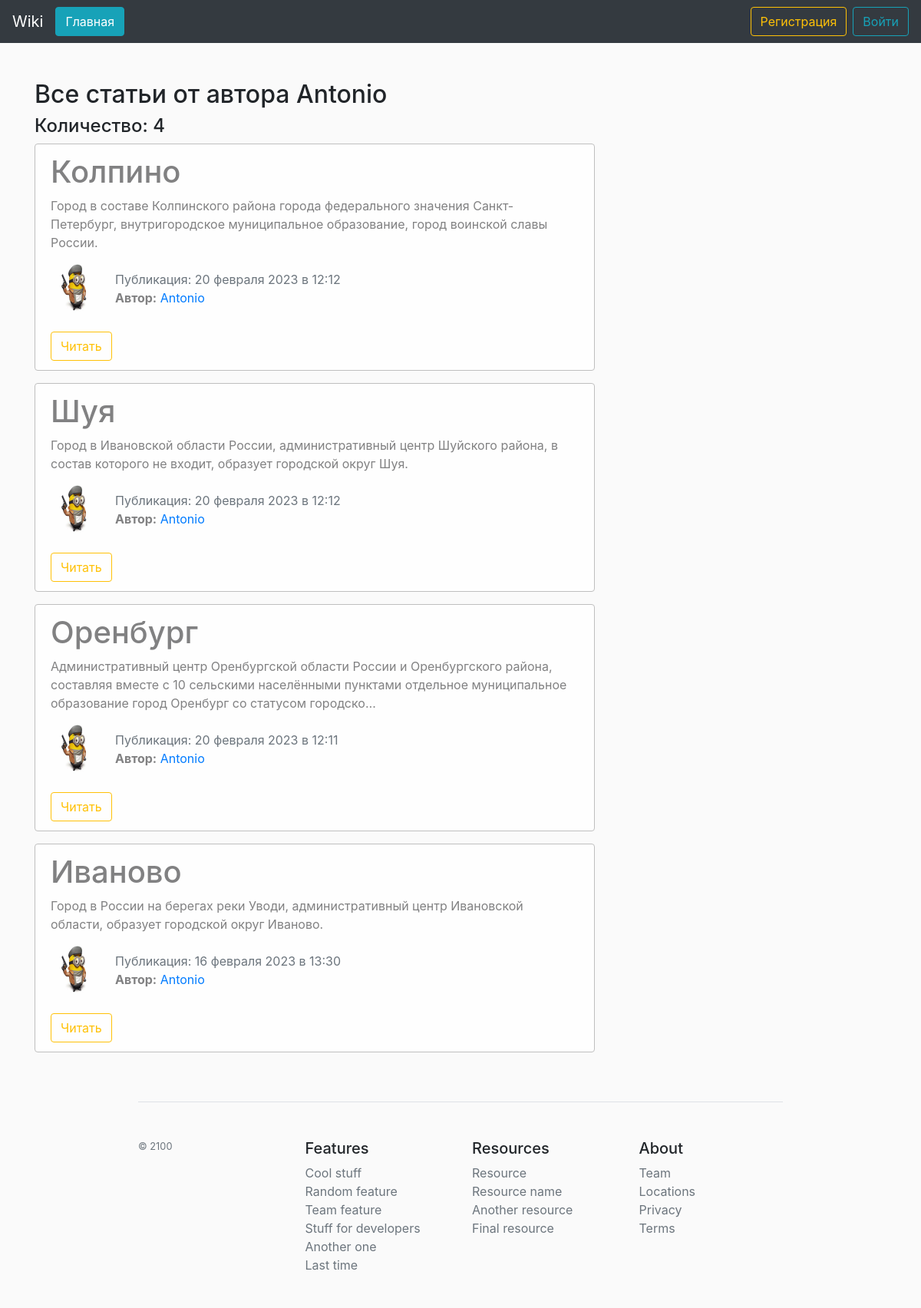
The page /user/Antonio on the database its author committed.
### blog/models.py (models this page shows, shortened)
class News(models.Model):
    title = models.CharField('Название статьи', max_length=100, unique=True)
    text = models.TextField('Основной текст статьи')
    date = models.DateTimeField('Дата', default=timezone.now)
    avtor = models.ForeignKey(User, verbose_name='Автор', on_delete=models.CASCADE)
    views = models.IntegerField('Просмотры', default=1)
    class Meta:
        verbose_name = 'Новость'
        verbose_name_plural = 'Новости'

### users/models.py (models this page shows, shortened)
class Profile(models.Model):
    user = models.OneToOneField(User, on_delete=models.CASCADE)
    img = models.ImageField('Фото пользователя', default='default.png', upload_to='user_images')
    class Meta:
        verbose_name = 'Профайл'
        verbose_name_plural = 'Профайлы'

### blog/views.py (the view)
# urls.py: path('user/<str:username>', views.UserAllNewsView.as_view(), name='user-news'),
class UserAllNewsView(ListView):
    model = News
    template_name = 'blog/user_news.html'
    context_object_name = 'news'
    paginate_by = 5
    def get_queryset(self):
        user = get_object_or_404(User, username=self.kwargs.get('username'))
        return News.objects.filter(avtor=user).order_by('-date')
    def get_context_data(self, **kwards):
        ctx = super(UserAllNewsView, self).get_context_data(**kwards)
        ctx['title'] = f"Статьи от пользователя {self.kwargs.get('username')}"
        return ctx

### blog/templates/blog/user_news.html (shortened to what this page needs)
{% extends 'blog/base.html' %}
{% block content %}
  <h2>Все статьи от автора {{ view.kwargs.username }}</h2>
  <h4>Количество: {{ page_obj.paginator.count }}</h4>
  {% for post in news %}
    <div class="alert alert-light">
      <h1>{{ post.title }}</h1>
      <p>{{ post.text|striptags|truncatechars:200 }}</p>
      <div class="row">
        <div>
          <img src="{{ post.avtor.profile.img.url }}" alt="{{ post.avtor }}" class="user_images">
        </div>
        <div class="mt-2">
          <span class="text-muted">Публикация: {{ post.date|date:"j E Y в H:i" }}</span>
          <p><b>Автор:</b> <a href="{% url 'user-news' post.avtor %}">{{ post.avtor }}</a></p>
        </div>
      </div>
      <a href="{% url 'news-detail' post.id %}" class="btn btn-outline-warning mt-3">Читать</a>
    </div>
  {% endfor %}
{% endblock %}

### blog/static/blog/main.css (style rules this page uses)
body { background: #fafafa; }
.alert-light { border-color: #bfbfbf; }
.user_images { width: 64px; height: 64px; border-radius: 50%; margin-right: 15px; margin-left: 20px; }

### rows shown on the page
News: title "Колпино", text "Город в составе Колпинского района города федерального значения Санкт-Петербург, внутригородское муниципальное образование, город воинской славы России.", avtor.profile.img (picture), date "20 февраля 2023 в 12:12", avtor "Antonio"
News: title "Шуя", text "Город в Ивановской области России, административный центр Шуйского района, в состав которого не входит, образует городской округ Шуя.", avtor.profile.img (picture), date "20 февраля 2023 в 12:12", avtor "Antonio"
News: title "Оренбург", text "Административный центр Оренбургской области России и Оренбургского района, составляя вместе с 10 сельскими населёнными пунктами отдельное муниципальное образование город Оренбург со статусом городско…", avtor.profile.img (picture), date "20 февраля 2023 в 12:11", avtor "Antonio"
News: title "Иваново", text "Город в России на берегах реки Уводи, административный центр Ивановской области, образует городской округ Иваново.", avtor.profile.img (picture), date "16 февраля 2023 в 13:30", avtor "Antonio"

### other values the page prints
{{ view.kwargs.username }} "Antonio"
{{ page_obj.paginator.count }} "4"
